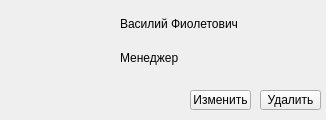
<?xml version="1.0" encoding="UTF-8"?>
<ui version="4.0">
 <class>Staff</class>
 <widget class="QWidget" name="Staff">
  <property name="geometry">
   <rect>
    <x>0</x>
    <y>0</y>
    <width>326</width>
    <height>120</height>
   </rect>
  </property>
  <property name="windowTitle">
   <string>Form</string>
  </property>
  <widget class="QPushButton" name="delBtn">
   <property name="geometry">
    <rect>
     <x>260</x>
     <y>90</y>
     <width>61</width>
     <height>20</height>
    </rect>
   </property>
   <property name="text">
    <string>Удалить</string>
   </property>
  </widget>
  <widget class="QWidget" name="widget_2" native="true">
   <property name="geometry">
    <rect>
     <x>120</x>
     <y>10</y>
     <width>201</width>
     <height>61</height>
    </rect>
   </property>
   <layout class="QVBoxLayout" name="verticalLayout">
    <item>
     <widget class="QLabel" name="nameLabel">
      <property name="font">
       <font>
        <pointsize>9</pointsize>
       </font>
      </property>
      <property name="text">
       <string>Василий Фиолетович</string>
      </property>
     </widget>
    </item>
    <item>
     <widget class="QLabel" name="positionLabel">
      <property name="text">
       <string>Менеджер</string>
      </property>
     </widget>
    </item>
   </layout>
  </widget>
  <widget class="QPushButton" name="editBtn">
   <property name="geometry">
    <rect>
     <x>190</x>
     <y>90</y>
     <width>61</width>
     <height>20</height>
    </rect>
   </property>
   <property name="text">
    <string>Изменить</string>
   </property>
  </widget>
  <widget class="QLabel" name="photoLabel">
   <property name="geometry">
    <rect>
     <x>10</x>
     <y>9</y>
     <width>101</width>
     <height>101</height>
    </rect>
   </property>
   <property name="text">
    <string/>
   </property>
   <property name="scaledContents">
    <bool>true</bool>
   </property>
  </widget>
 </widget>
 <resources/>
 <connections/>
</ui>
